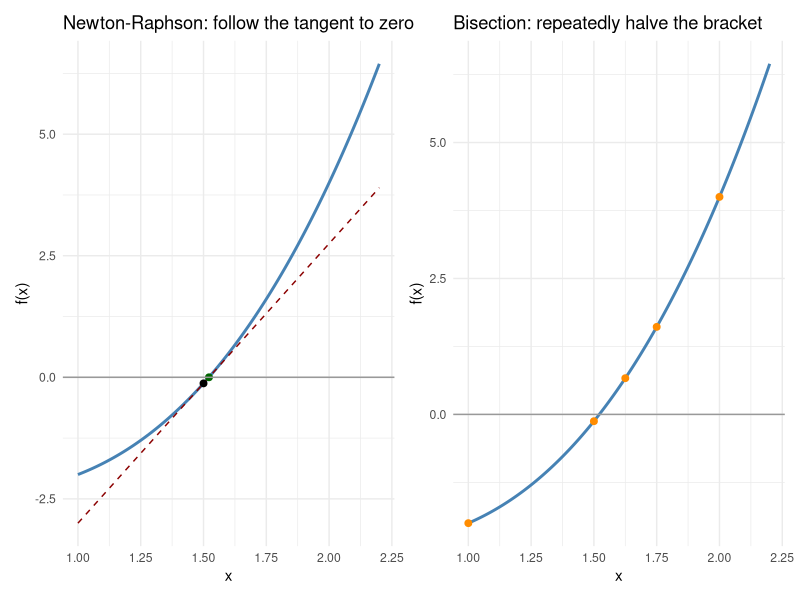
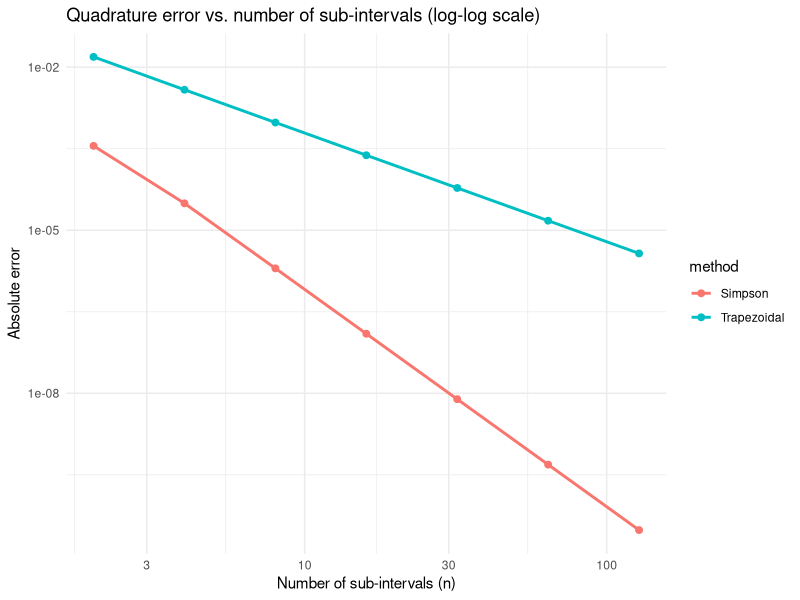
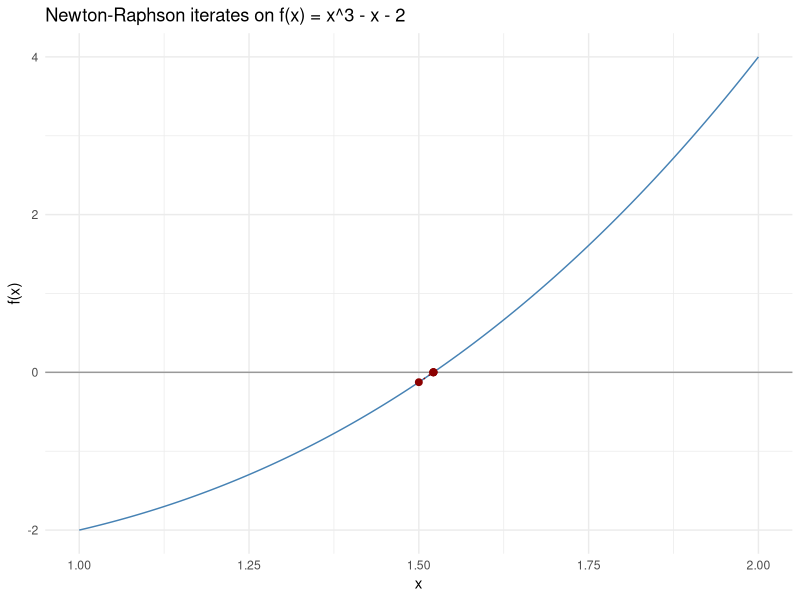

Source code (R) for these figures, in order:
## ---- chunk 1
knitr::opts_chunk$set(
    echo = TRUE,
    warning = FALSE,
    message = FALSE,
    fig.align = "center",
    fig.width = 7,
    fig.height = 4.5
)

set.seed(123)
library(tidyverse)
library(ggplot2)
library(dplyr)
library(knitr)
library(kableExtra)
library(gridExtra)
library(patchwork)
## ---- chunk 2
f_demo <- function(x) x^3 - x - 2
f_prime_demo <- function(x) 3 * x^2 - 1

x_grid <- seq(1, 2.2, length.out = 200)
tangent_at <- 1.5
tangent_line <- f_demo(tangent_at) + f_prime_demo(tangent_at) * (x_grid - tangent_at)
newton_next <- tangent_at - f_demo(tangent_at) / f_prime_demo(tangent_at)

p_newton <- ggplot() +
  geom_line(data = tibble(x = x_grid, y = f_demo(x_grid)), aes(x, y), colour = "steelblue", linewidth = 1) +
  geom_line(data = tibble(x = x_grid, y = tangent_line), aes(x, y), colour = "darkred", linetype = "dashed") +
  geom_point(aes(x = tangent_at, y = f_demo(tangent_at)), size = 2, colour = "black") +
  geom_point(aes(x = newton_next, y = 0), size = 2, colour = "darkgreen") +
  geom_hline(yintercept = 0, colour = "grey60") +
  labs(title = "Newton-Raphson: follow the tangent to zero", x = "x", y = "f(x)") +
  theme_minimal(base_size = 11)

bisect_points <- c(1, 2, 1.5, 1.75, 1.625)
p_bisection <- ggplot() +
  geom_line(data = tibble(x = x_grid, y = f_demo(x_grid)), aes(x, y), colour = "steelblue", linewidth = 1) +
  geom_point(aes(x = bisect_points, y = f_demo(bisect_points)), size = 2, colour = "darkorange") +
  geom_hline(yintercept = 0, colour = "grey60") +
  labs(title = "Bisection: repeatedly halve the bracket", x = "x", y = "f(x)") +
  theme_minimal(base_size = 11)

p_newton + p_bisection
## ---- chunk 3
set.seed(123)

#' Bisection method for root-finding
#'
#' Purpose: implements Algorithm 2.1.
#'
#' Arguments:
#'   target_function   function f for which a root is sought
#'   lower_bound       left endpoint of the bracket
#'   upper_bound       right endpoint of the bracket
#'   tolerance         stopping tolerance on the bracket width
#'
#' Returns:
#'   a list with the approximate root and the iteration history
#'
#' Example:
#'   bisection_method(function(x) x^3 - x - 2, 1, 2, 1e-8)
bisection_method <- function(target_function, lower_bound, upper_bound, tolerance = 1e-8) {
  if (target_function(lower_bound) * target_function(upper_bound) >= 0) {
    stop("The supplied interval does not bracket a root.")
  }

  iteration_history <- numeric(0)
  while ((upper_bound - lower_bound) / 2 > tolerance) {
    midpoint <- (lower_bound + upper_bound) / 2
    iteration_history <- c(iteration_history, midpoint)

    if (target_function(lower_bound) * target_function(midpoint) < 0) {
      upper_bound <- midpoint
    } else {
      lower_bound <- midpoint
    }
  }

  list(root = (lower_bound + upper_bound) / 2, history = iteration_history)
}

#' Newton-Raphson method for root-finding
#'
#' Purpose: implements Algorithm 2.2.
#'
#' Arguments:
#'   target_function     function f
#'   target_derivative   function f'
#'   starting_point      initial guess x0
#'   tolerance           stopping tolerance on successive iterates
#'   max_iterations      maximum number of iterations
#'
#' Returns:
#'   a list with the approximate root and the iteration history
#'
#' Example:
#'   newton_raphson_method(
#'     function(x) x^3 - x - 2, function(x) 3 * x^2 - 1, 1.5, 1e-10
#'   )
newton_raphson_method <- function(target_function, target_derivative, starting_point,
                                   tolerance = 1e-10, max_iterations = 100) {
  current_point <- starting_point
  iteration_history <- current_point

  for (iteration in seq_len(max_iterations)) {
    next_point <- current_point - target_function(current_point) / target_derivative(current_point)
    iteration_history <- c(iteration_history, next_point)

    if (abs(next_point - current_point) < tolerance) {
      return(list(root = next_point, history = iteration_history))
    }
    current_point <- next_point
  }

  list(root = current_point, history = iteration_history)
}

#' Newton-Raphson method for systems of nonlinear equations
#'
#' Purpose: implements Algorithm 2.3.
#'
#' Arguments:
#'   system_function     function returning the vector F(x)
#'   jacobian_function    function returning the Jacobian matrix J(x)
#'   starting_vector      initial guess x0
#'   tolerance            stopping tolerance on the step norm
#'   max_iterations       maximum number of iterations
#'
#' Returns:
#'   a list with the approximate root vector and the iteration history
#'
#' Example:
#'   newton_raphson_system(
#'     function(v) c(v[1]^2 + v[2]^2 - 4, v[1] * v[2] - 1),
#'     function(v) matrix(c(2 * v[1], v[2], 2 * v[2], v[1]), nrow = 2),
#'     c(1.8, 0.6)
#'   )
newton_raphson_system <- function(system_function, jacobian_function, starting_vector,
                                   tolerance = 1e-10, max_iterations = 100) {
  current_vector <- starting_vector
  iteration_history <- list(current_vector)

  for (iteration in seq_len(max_iterations)) {
    step_vector <- solve(jacobian_function(current_vector), -system_function(current_vector))
    next_vector <- current_vector + step_vector
    iteration_history[[iteration + 1]] <- next_vector

    if (sqrt(sum((next_vector - current_vector)^2)) < tolerance) {
      return(list(root = next_vector, history = iteration_history))
    }
    current_vector <- next_vector
  }

  list(root = current_vector, history = iteration_history)
}

#' Composite trapezoidal rule
#'
#' Purpose: implements the trapezoidal part of Algorithm 2.4.
#'
#' Arguments:
#'   integrand_function   function to integrate
#'   lower_limit          lower limit of integration
#'   upper_limit          upper limit of integration
#'   number_of_intervals  number of sub-intervals
#'
#' Returns:
#'   the approximate integral (numeric scalar)
#'
#' Example:
#'   trapezoidal_rule(function(x) x^2, 0, 2, 4)
trapezoidal_rule <- function(integrand_function, lower_limit, upper_limit, number_of_intervals) {
  step_size <- (upper_limit - lower_limit) / number_of_intervals
  grid_points <- lower_limit + (0:number_of_intervals) * step_size
  function_values <- integrand_function(grid_points)

  step_size / 2 * (function_values[1] + 2 * sum(function_values[2:number_of_intervals]) +
    function_values[number_of_intervals + 1])
}

#' Composite Simpson's rule
#'
#' Purpose: implements the Simpson's part of Algorithm 2.4.
#'
#' Arguments:
#'   integrand_function   function to integrate
#'   lower_limit          lower limit of integration
#'   upper_limit          upper limit of integration
#'   number_of_intervals  number of sub-intervals (must be even)
#'
#' Returns:
#'   the approximate integral (numeric scalar)
#'
#' Example:
#'   simpsons_rule(function(x) x^2, 0, 2, 4)
simpsons_rule <- function(integrand_function, lower_limit, upper_limit, number_of_intervals) {
  if (number_of_intervals %% 2 != 0) {
    stop("Simpson's rule requires an even number of sub-intervals.")
  }

  step_size <- (upper_limit - lower_limit) / number_of_intervals
  grid_points <- lower_limit + (0:number_of_intervals) * step_size
  function_values <- integrand_function(grid_points)

  odd_indices <- seq(2, number_of_intervals, by = 2)
  even_indices <- if (number_of_intervals >= 4) {
    seq(3, number_of_intervals - 1, by = 2)
  } else {
    integer(0)
  }

  step_size / 3 * (
    function_values[1] +
      4 * sum(function_values[odd_indices]) +
      2 * sum(function_values[even_indices]) +
      function_values[number_of_intervals + 1]
  )
}
## ---- chunk 4
set.seed(123)

target_f <- function(x) x^3 - x - 2
target_f_prime <- function(x) 3 * x^2 - 1
true_root <- uniroot(target_f, c(1, 2), tol = 1e-14)$root

bisection_result <- bisection_method(target_f, 1, 2, tolerance = 1e-12)
newton_result <- newton_raphson_method(target_f, target_f_prime, 1.5, tolerance = 1e-14)

bisection_errors <- abs(bisection_result$history - true_root)
newton_errors <- abs(newton_result$history - true_root)

tibble(
  Iteration = seq_along(bisection_errors),
  Bisection_Error = bisection_errors
) %>%
  slice(1:8) %>%
  kable(digits = 8, caption = "Bisection error by iteration (halves each step)")

tibble(
  Iteration = seq_along(newton_errors) - 1,
  Newton_Error = newton_errors
) %>%
  kable(digits = 12, caption = "Newton-Raphson error by iteration (squares each step, once close)")
## ---- chunk 5
set.seed(123)

test_integrand <- function(x) exp(-x^2)
true_value <- integrate(test_integrand, 0, 1)$value

interval_counts <- c(2, 4, 8, 16, 32, 64, 128)
trap_errors <- vapply(
  interval_counts, function(n) abs(trapezoidal_rule(test_integrand, 0, 1, n) - true_value), numeric(1)
)
simpson_errors <- vapply(
  interval_counts, function(n) abs(simpsons_rule(test_integrand, 0, 1, n) - true_value), numeric(1)
)

tibble(
  n = interval_counts, Trapezoidal_Error = trap_errors, Simpson_Error = simpson_errors
) %>%
  kable(digits = 10, caption = "Integration error for the integral of exp(-x^2) on [0,1] (true value 0.7468241)")
## ---- chunk 6
convergence_df <- tibble(
  n = rep(interval_counts, 2),
  error = c(trap_errors, simpson_errors),
  method = rep(c("Trapezoidal", "Simpson"), each = length(interval_counts))
)

ggplot(convergence_df, aes(x = n, y = error, colour = method)) +
  geom_line(linewidth = 1) +
  geom_point(size = 2) +
  scale_x_log10() +
  scale_y_log10() +
  labs(
    title = "Quadrature error vs. number of sub-intervals (log-log scale)",
    x = "Number of sub-intervals (n)", y = "Absolute error"
  ) +
  theme_minimal(base_size = 11)
## ---- chunk 7
x_grid_plot <- seq(1, 2, length.out = 200)

ggplot() +
  geom_line(data = tibble(x = x_grid_plot, y = target_f(x_grid_plot)), aes(x, y), colour = "steelblue") +
  geom_hline(yintercept = 0, colour = "grey60") +
  geom_point(
    data = tibble(x = newton_result$history, y = target_f(newton_result$history)),
    aes(x, y), colour = "darkred", size = 2
  ) +
  geom_path(
    data = tibble(x = newton_result$history, y = target_f(newton_result$history)),
    aes(x, y), colour = "darkred", linetype = "dotted"
  ) +
  labs(title = "Newton-Raphson iterates on f(x) = x^3 - x - 2", x = "x", y = "f(x)") +
  theme_minimal(base_size = 11)
